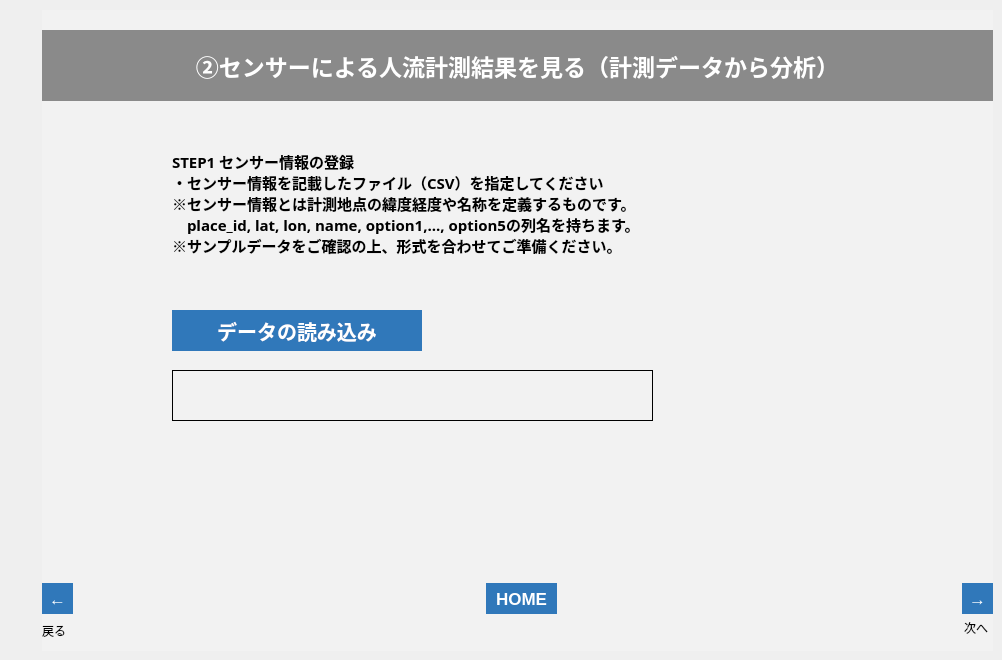
   <widget class="QWidget" name="tab_12">
    <attribute name="title">
     <string>002_2</string>
    </attribute>
    <widget class="QFrame" name="frame_13">
     <property name="geometry">
      <rect>
       <x>42</x>
       <y>10</y>
       <width>951</width>
       <height>641</height>
      </rect>
     </property>
     <property name="styleSheet">
      <string notr="true">background-color: rgb(242, 242, 242);</string>
     </property>
     <property name="frameShape">
      <enum>QFrame::NoFrame</enum>
     </property>
     <property name="frameShadow">
      <enum>QFrame::Plain</enum>
     </property>
     <property name="lineWidth">
      <number>0</number>
     </property>
     <widget class="QLabel" name="lbl_002_2_n">
      <property name="geometry">
       <rect>
        <x>922</x>
        <y>610</y>
        <width>31</width>
        <height>16</height>
       </rect>
      </property>
      <property name="text">
       <string>次へ</string>
      </property>
     </widget>
     <widget class="QLabel" name="label_74">
      <property name="geometry">
       <rect>
        <x>0</x>
        <y>610</y>
        <width>50</width>
        <height>21</height>
       </rect>
      </property>
      <property name="text">
       <string>戻る</string>
      </property>
     </widget>
     <widget class="QToolButton" name="btn_002_2_n">
      <property name="geometry">
       <rect>
        <x>920</x>
        <y>573</y>
        <width>31</width>
        <height>31</height>
       </rect>
      </property>
      <property name="font">
       <font>
        <pointsize>13</pointsize>
        <weight>75</weight>
        <bold>true</bold>
       </font>
      </property>
      <property name="styleSheet">
       <string notr="true">background-color: rgb(48,120,186);
color: rgb(255, 255, 255);
border: none;</string>
      </property>
      <property name="text">
       <string>→</string>
      </property>
     </widget>
     <widget class="QToolButton" name="btn_002_2_b">
      <property name="geometry">
       <rect>
        <x>0</x>
        <y>573</y>
        <width>31</width>
        <height>31</height>
       </rect>
      </property>
      <property name="font">
       <font>
        <pointsize>13</pointsize>
        <weight>75</weight>
        <bold>true</bold>
       </font>
      </property>
      <property name="styleSheet">
       <string notr="true">background-color: rgb(48,120,186);
color: rgb(255, 255, 255);
border: none;</string>
      </property>
      <property name="text">
       <string>←</string>
      </property>
     </widget>
     <widget class="QLabel" name="label_75">
      <property name="geometry">
       <rect>
        <x>0</x>
        <y>20</y>
        <width>951</width>
        <height>71</height>
       </rect>
      </property>
      <property name="font">
       <font>
        <family>游ゴシック</family>
        <pointsize>17</pointsize>
        <weight>75</weight>
        <bold>true</bold>
       </font>
      </property>
      <property name="styleSheet">
       <string notr="true">background-color: rgb(138, 138, 138);
color: rgb(255, 255, 255);</string>
      </property>
      <property name="text">
       <string>②センサーによる人流計測結果を見る（計測データから分析）</string>
      </property>
      <property name="alignment">
       <set>Qt::AlignCenter</set>
      </property>
     </widget>
     <widget class="QLabel" name="label_29">
      <property name="geometry">
       <rect>
        <x>130</x>
        <y>140</y>
        <width>711</width>
        <height>141</height>
       </rect>
      </property>
      <property name="font">
       <font>
        <family>游ゴシック</family>
        <pointsize>11</pointsize>
        <weight>75</weight>
        <bold>true</bold>
       </font>
      </property>
      <property name="styleSheet">
       <string notr="true">border-color: rgb(220, 220, 220);</string>
      </property>
      <property name="frameShape">
       <enum>QFrame::Box</enum>
      </property>
      <property name="lineWidth">
       <number>0</number>
      </property>
      <property name="midLineWidth">
       <number>0</number>
      </property>
      <property name="text">
       <string>STEP1 センサー情報の登録
・センサー情報を記載したファイル（CSV）を指定してください
※センサー情報とは計測地点の緯度経度や名称を定義するものです。
　place_id, lat, lon, name, option1,..., option5の列名を持ちます。
※サンプルデータをご確認の上、形式を合わせてご準備ください。
</string>
      </property>
      <property name="alignment">
       <set>Qt::AlignLeading|Qt::AlignLeft|Qt::AlignTop</set>
      </property>
     </widget>
     <widget class="QLabel" name="lbl_002_sensor_msg">
      <property name="geometry">
       <rect>
        <x>130</x>
        <y>440</y>
        <width>711</width>
        <height>81</height>
       </rect>
      </property>
      <property name="font">
       <font>
        <family>游ゴシック</family>
        <pointsize>16</pointsize>
        <weight>75</weight>
        <bold>true</bold>
       </font>
      </property>
      <property name="styleSheet">
       <string notr="true">border-color: rgb(220, 220, 220);
color: rgb(255, 0, 0);</string>
      </property>
      <property name="frameShape">
       <enum>QFrame::Box</enum>
      </property>
      <property name="lineWidth">
       <number>0</number>
      </property>
      <property name="midLineWidth">
       <number>0</number>
      </property>
      <property name="text">
       <string/>
      </property>
      <property name="alignment">
       <set>Qt::AlignLeading|Qt::AlignLeft|Qt::AlignVCenter</set>
      </property>
     </widget>
     <widget class="QPushButton" name="btn_002_sensor_read">
      <property name="geometry">
       <rect>
        <x>130</x>
        <y>300</y>
        <width>250</width>
        <height>41</height>
       </rect>
      </property>
      <property name="font">
       <font>
        <family>游ゴシック</family>
        <pointsize>15</pointsize>
        <weight>75</weight>
        <bold>true</bold>
       </font>
      </property>
      <property name="autoFillBackground">
       <bool>false</bool>
      </property>
      <property name="styleSheet">
       <string notr="true">background-color: rgb(48,120,186);
color: rgb(255, 255, 255);
border: none;</string>
      </property>
      <property name="text">
       <string>データの読み込み</string>
      </property>
     </widget>
     <widget class="QToolButton" name="btn_home_8">
      <property name="geometry">
       <rect>
        <x>444</x>
        <y>573</y>
        <width>71</width>
        <height>31</height>
       </rect>
      </property>
      <property name="font">
       <font>
        <pointsize>13</pointsize>
        <weight>75</weight>
        <bold>true</bold>
       </font>
      </property>
      <property name="styleSheet">
       <string notr="true">background-color: rgb(48,120,186);
color: rgb(255, 255, 255);
border: none;</string>
      </property>
      <property name="text">
       <string>HOME</string>
      </property>
     </widget>
     <widget class="QLabel" name="lbl_003_filename">
      <property name="geometry">
       <rect>
        <x>130</x>
        <y>360</y>
        <width>481</width>
        <height>51</height>
       </rect>
      </property>
      <property name="font">
       <font>
        <pointsize>14</pointsize>
       </font>
      </property>
      <property name="frameShape">
       <enum>QFrame::Panel</enum>
      </property>
      <property name="text">
       <string/>
      </property>
      <property name="alignment">
       <set>Qt::AlignCenter</set>
      </property>
     </widget>
    </widget>
   </widget>
